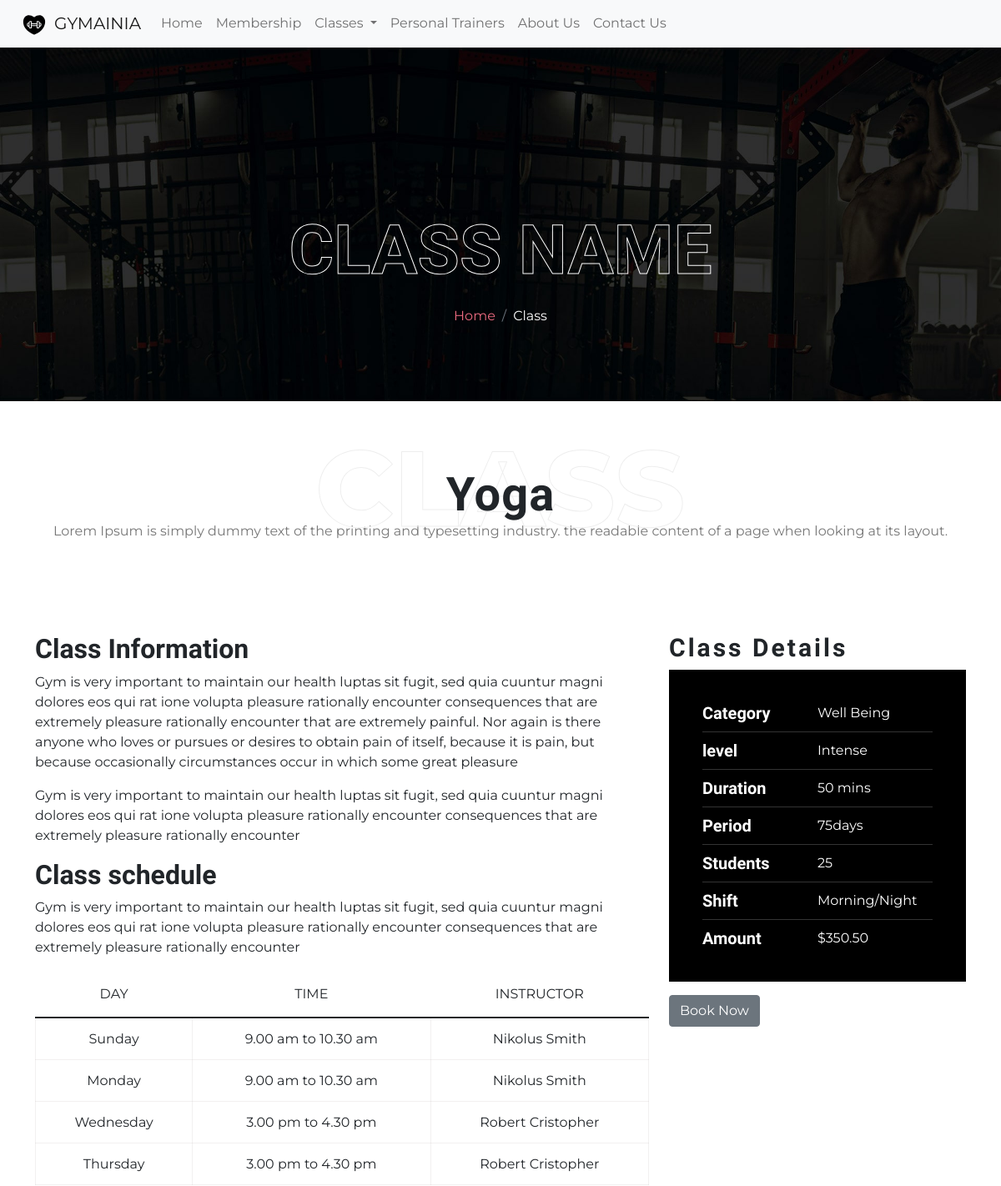
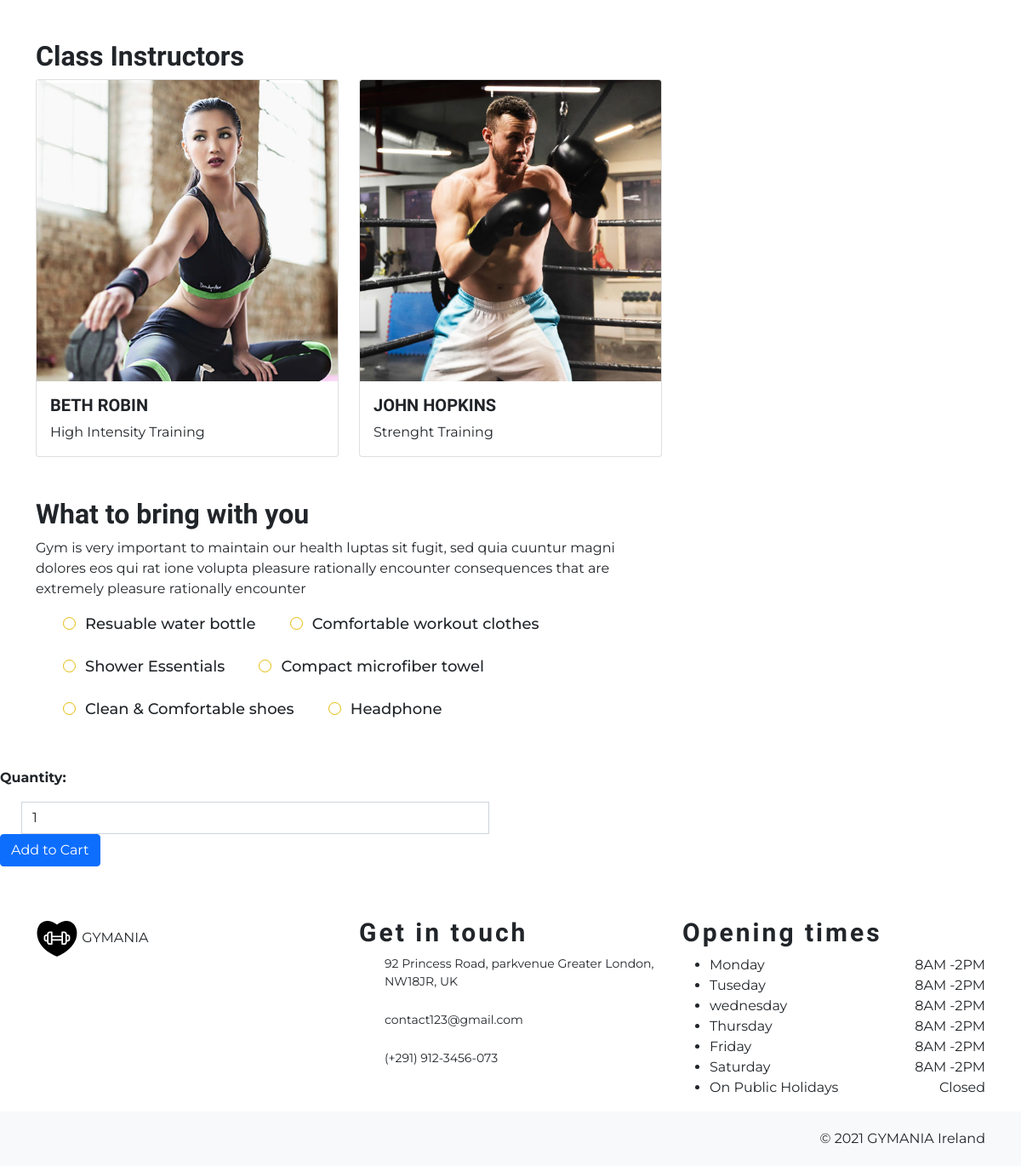
The app's page /gym_class/1/ with its own data (2 pictures, top to bottom).
### classes/models.py (models this page shows, shortened)
class GymClass(models.Model):
    class Meta:
        verbose_name_plural = 'GymClasses'
    category = models.ForeignKey('Category', null=True, blank=True, on_delete=models.SET_NULL)
    name = models.CharField(max_length=254)
    description = HTMLField()
    short = models.TextField(blank=True)
    level = models.CharField(max_length=254)
    duration = models.IntegerField()
    period = models.CharField(max_length=254)
    students = models.IntegerField()
    price = models.DecimalField(max_digits=6, decimal_places=2)
    trainer = models.ManyToManyField('Trainer', blank=True)
    image_url = models.URLField(max_length=1024, null=True, blank=True)
    image = models.ImageField(null=True, blank=True)

class Category(models.Model):
    class Meta:
        verbose_name_plural = 'Categories'
    name = models.CharField(max_length=254)
    friendly_name = models.CharField(max_length=254, null=True, blank=True)
    def __str__(self):
        return self.name

### classes/views.py (the view)
# urls.py: path('gym_class/<int:class_id>/', views.gym_class, name='gym_class'),
def gym_class(request, class_id):
    gym_class = get_object_or_404(GymClass, pk=class_id)
    context = {
        'gym_class': gym_class,
    }
    return render(request, 'classes/class.html', context)

### cart/contexts.py (called while the page is built, shortened)
def cart_contents(request):
    cart_items = []
    total = 0
    product_count = 0
    item_total = 0
    cart = request.session.get('cart', {})
    context = {
        'cart_items': cart_items,
        'total': total,
        'product_count': product_count,
    }
    return context

### classes/templates/classes/class.html (shortened to what this page needs)
{% extends "base.html" %}
{% load static %}
{% block content %}
<main>
    <section class="page-banner">
        <div class="bg-overlay" style="background-image: url('{% static "imgs/slide2.jpg" %}');">
        </div>
        <div class="container">
            <div class="row">
                <div class="col-sm-12 text-center">
                    <h1 class="banner-title">Class Name</h1>
                    <nav aria-label="breadcrumb">
                        <ol class="breadcrumb">
                            <li class="breadcrumb-item"><a href="{% url 'home' %}">
                                    Home</a></li>
                            <li class="breadcrumb-item text-white" aria-current="page">Class</li>
                        </ol>
                    </nav>
                </div>
            </div>
        </div>
    </section>
    <section class="page-title text-center">
        <div class="section-title-box">
            <span class="section-sub-title">Class</span>
            <h2 class="section-title">{{ gym_class.name }}</h2>
            <p class="section-info">Lorem Ipsum is simply dummy text of the printing and typesetting industry.
                the readable content of a page when looking at its layout.
            </p>
        </div>
    </section>
    <section class="class-info">
        <div class="container">
            <div class="row">
                <div class="col-lg-8">
                    <div class="content">
                        <h2 class="title">Class Information</h2>
                        <p>Gym is very important to maintain our health luptas sit fugit, sed quia cuuntur magni
                            dolores eos qui rat ione volupta pleasure rationally encounter consequences that are
                            extremely pleasure rationally encounter that are extremely painful. Nor again is there
                            anyone who loves or pursues or desires to obtain pain of itself, because it is pain, but
                            because occasionally circumstances occur in which some great pleasure </p>
                        <p>Gym is very important to maintain our health luptas sit fugit, sed quia cuuntur magni
                            dolores eos qui rat ione volupta pleasure rationally encounter consequences that are
                            extremely pleasure rationally encounter</p>
                    </div>
                    <div class="class-schedule mb-5">
                        <h2 class="title">Class schedule</h2>
                        <p>Gym is very important to maintain our health luptas sit fugit, sed quia cuuntur magni
                            dolores eos qui rat ione volupta pleasure rationally encounter consequences that are
                            extremely pleasure rationally encounter</p>
                        <table class="table">
                            <thead>
                                <tr>
                                    <th class="day">Day</th>
                                    <th class="time">Time</th>
                                    <th class="tnstructor">Instructor</th>
                                </tr>
                            </thead>
                            <tbody>
                                <tr>
                                    <td>Sunday</td>
                                    <td class="time">9.00 am to 10.30 am</td>
                                    <td>Nikolus Smith</td>
                                </tr>
                                <tr>
                                    <td>Monday</td>
                                    <td class="time">9.00 am to 10.30 am</td>
                                    <td>Nikolus Smith</td>
                                </tr>
                                <tr>
                                    <td>Wednesday</td>
                                    <td class="time">3.00 pm to 4.30 pm</td>
                                    <td>Robert Cristopher</td>
                                </tr>
                                <tr>
                                    <td>Thursday</td>
                                    <td class="time">3.00 pm to 4.30 pm</td>
                                    <td>Robert Cristopher</td>
                                </tr>
                            </tbody>
                        </table>
                    </div>
                    <div class="class-instructors mb-5">
                        <h2 class="title">Class Instructors</h2>
                        <div class="row row-cols-1 row-cols-md-2 g-4">
                            <div class="col">
                                <div class="card">
                                    <img src="imgs/pic1.jpg" class="card-img-top" alt="...">
                                    <div class="card-body">
                                        <h5 class="card-title">Beth Robin</h5>
                                        <p class="card-text">High Intensity Training</p>
                                    </div>
                                </div>
                            </div>
                            <div class="col">
                                <div class="card">
                                    <img src="imgs/pic2.jpg" class="card-img-top" alt="...">
                                    <div class="card-body">
                                        <h5 class="card-title">John Hopkins</h5>
                                        <p class="card-text">Strenght Training</p>
                                    </div>
                                </div>
                            </div>
                        </div>
                    </div>
                    <div class="class-instructions">
                        <h2 class="title">What to bring with you</h2>
                        <p>Gym is very important to maintain our health luptas sit fugit, sed quia cuuntur magni
                            dolores eos qui rat ione volupta pleasure rationally encounter consequences that are
                            extremely pleasure rationally encounter</p>
                        <ul>
                            <li>Resuable water bottle</li>
                            <li>Comfortable workout clothes</li>
                            <li>Shower Essentials</li>
                            <li>Compact microfiber towel</li>
                            <li>Clean &amp; Comfortable shoes</li>
                            <li>Headphone</li>
                        </ul>
                    </div>
                </div>
                <div class="col-sm-8 col-md-6 col-lg-4">
                    <div class="class-details">
                        <div class="class-detail-right">
                            <div class="class-schedule-block">
                                <h3 class="block-title m-b20">Class Details</h3>
                                <ul class="info-list">
                                    <li>
                                        <h5 class="title">Category</h5><span>{{ gym_class.category }}</span>
                                    </li>
                                    <li>
                                        <h5 class="title">level</h5><span>Intense</span>
                                    </li>
                                    <li>
                                        <h5 class="title">Duration</h5><span>50 mins</span>
                                    </li>
                                    <li>
                                        <h5 class="title">Period</h5><span>75days</span>
                                    </li>
                                    <li>
                                        <h5 class="title">Students</h5><span> 25</span>
                                    </li>
                                    <li>
                                        <h5 class="title">Shift</h5><span>Morning/Night</span>
                                    </li>
                                    <li>
                                        <h5 class="title">Amount</h5><span>$350.50</span>
                                    </li>
                                </ul>
                                <a href="contact.html" class="btn btn-secondary">Book Now</a>
                            </div>
                        </div>
                    </div>
                </div>
            </div>
        </div>
    </section>
    <form class="form" action="{% url 'add_to_cart' gym_class.id %}" method="POST">
        <div class="form-row">
            <div class="col-12">
                <p class="mt-3"><strong>Quantity:</strong></p>
                <div class="form-group w-50">
                    <div class="input-group">
                        <div class="input-group-prepend">
                            <button class="decrement-qty btn btn-black rounded-0"
                                data-item_id="{{ gym_class.id }}" id="decrement-qty_{{ gym_class.id }}">
                            </button>
                        </div>
                        <input class="form-control qty_input" type="number"
                            name="quantity" value="1" min="1" max="99"
                            data-item_id="{{ gym_class.id }}"
                            id="id_qty_{{ gym_class.id }}">
                        <div class="input-group-append">
                            <button class="increment-qty btn btn-black rounded-0"
                                data-item_id="{{ gym_class.id }}" id="increment-qty_{{ gym_class.id }}">
                            </button>
                        </div>
                    </div>
                </div>
            </div>
            <div class="col-12">
                <input type="submit" class="btn btn-primary" value="Add to Cart">
            </div>
        </div>
    </form>
</main>
{% endblock %}

### static/css/base.css (style rules this page uses)
body { font-family: 'Montserrat', sans-serif; }
a { color: #ec6b81; text-decoration: none; transition: .3s; -webkit-transition: .3s; -moz-transition: .3s; -ms-transition: .3s; -o-transition: .3s; }
aside, section { padding-top: 5rem; }
h1, h2, h3, h4, h5, h6 { font-family: 'Teko', sans-serif; font-weight: 800; }
h3 { font-size: 30px; font-weight: 700; letter-spacing: 3px; }
table { border: 1px solid #eeeeee; width: 100%; margin-bottom: 20px; }
th { text-align: center; font-weight: 400; padding: 15px 0; padding: 15px !important; text-align: center; border: 1px solid rgb(255 255 255 / 0.2); text-transform: uppercase; color: var(--dark-color); background: #f0f0f0; }
table tbody td { position: relative; border: 1px solid rgb(189 182 182 / 20%); line-height: normal; -webkit-box-sizing: initial; box-sizing: initial; padding: 15px !important; text-align: center; }
.section-title-box { margin-bottom: 30px; position: relative; }
.section-title { font-size: 56px; line-height: 64px; z-index: 9; position: relative; margin-bottom: 0; letter-spacing: 1px; }
.section-info { color: #777777; }
.section-sub-title { line-height: 1; letter-spacing: 1px; padding: 0; text-transform: uppercase; color: #eeeeee; font-family: var(--title-fonts); font-weight: 800; font-size: 8em; position: absolute; top: -40px; left: 0; right: 0; -webkit-text-fill-color: transparent; -webkit-text-stroke-width: 1px; }
.page-banner { padding-top: 194px; position: relative; padding-bottom: 5rem; }
.bg-overlay { position: absolute; top: 0; left: 0; opacity: 1; width: 100%; height: 100%; background-size: cover; background-attachment: scroll; background-position: center center; }
.banner-title { color: #fff; font-size: 82px; position: relative; -webkit-text-stroke: 1px #fff; -webkit-text-fill-color: rgba(0, 0, 0, 0); text-transform: uppercase; }
.breadcrumb { background: transparent; padding: 10px !important; margin: 0; justify-content: center; position: relative; }
.info-list { list-style: none; padding: 40px; background-color: #000; }
.info-list li { border-bottom: 1px solid rgba(255, 255, 255, 0.2); margin-bottom: 10px; padding-bottom: 10px; color: #fff; display: flex; }
.info-list li .title { display: inline-block; width: 50%; margin-bottom: 0px; }
.info-list li:last-child { border-bottom: 0px; margin-bottom: 0px; padding-bottom: 0px; }
.class-instructions ul li { display: inline-block; margin-right: 36px; margin-bottom: 22px; font-weight: 500; font-size: 18px; line-height: 1.555; }
.class-instructions ul li:before { border: 1px solid #e5ba03; border-radius: 50%; display: inline-block; content: ""; top: 1px; margin-right: 11px; position: relative; width: 15px; height: 15px; }
.card-title { text-transform: uppercase; }

### records on screen
GymClass: name "Yoga", category "Well Being", quantity "1"
